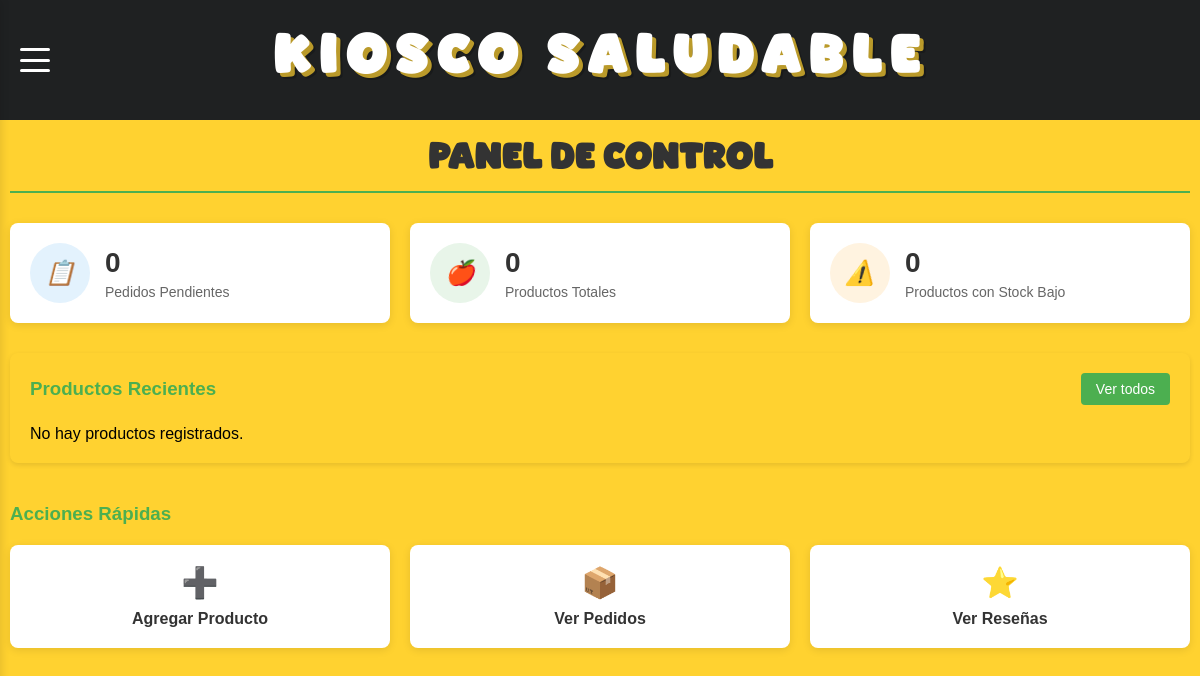
/kiosquero/dashboard.php (signed in), run on an earlier commit of the app's database.
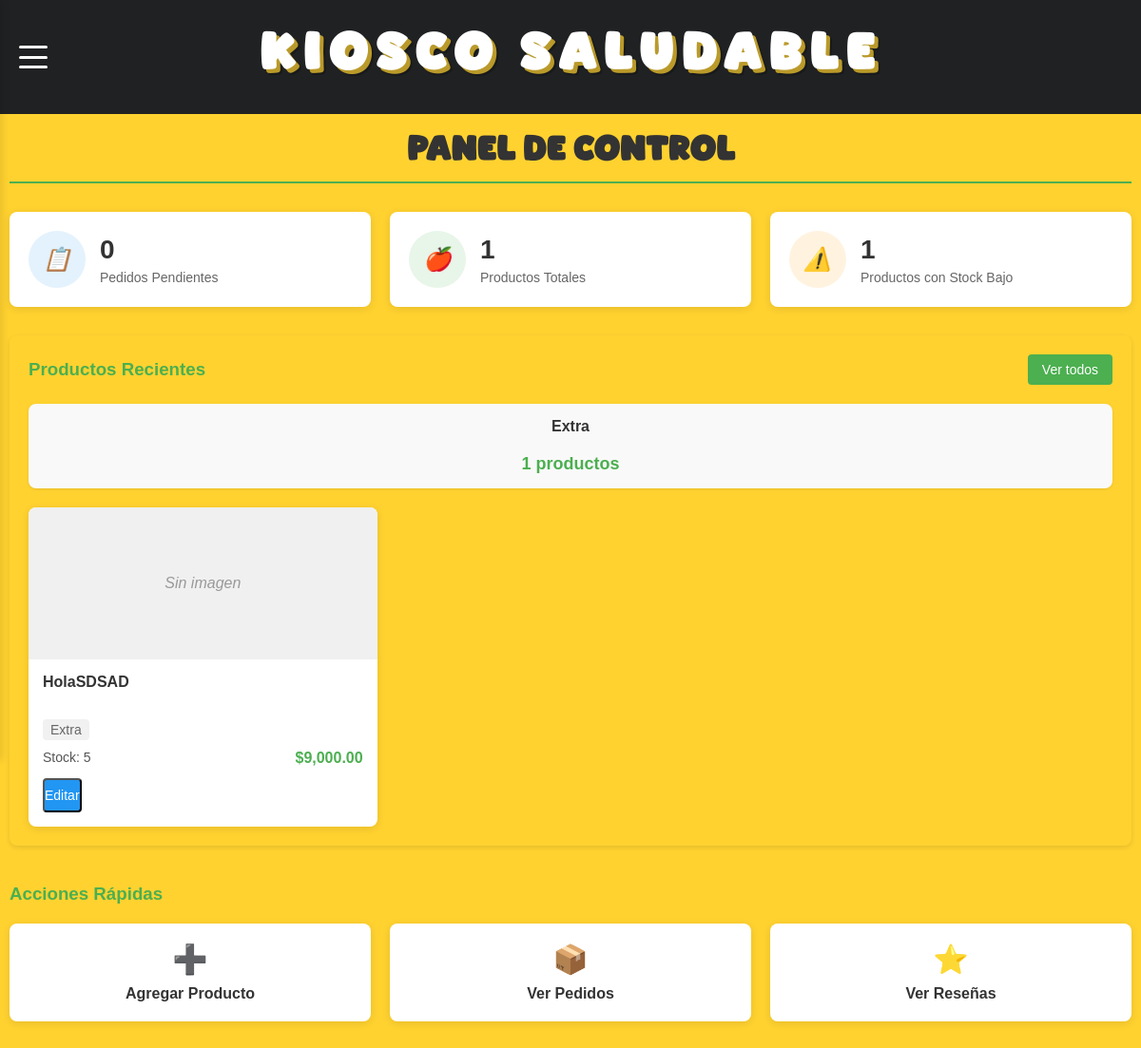
And on a later commit of the database.
### tables this page shows
CREATE TABLE `productos` (
  `id` int(11) NOT NULL,
  `nombre` varchar(80) NOT NULL,
  `descripcion` varchar(300) NOT NULL,
  `stock` int(11) NOT NULL,
  `fecha_agregado` timestamp NOT NULL DEFAULT current_timestamp() ON UPDATE current_timestamp(),
  `tipo_producto` enum('ensalada','carne','bebida','extra') NOT NULL,
  `precio` float NOT NULL,
  `url` varchar(90) NOT NULL
);

### kiosquero/dashboard.php (the view, shortened to what the changed rows need)
<?php
require_once 'database.php';
$query_productos = "SELECT id, nombre, tipo_producto, stock, precio FROM productos ORDER BY nombre ASC LIMIT 6";
$productos_recientes = $conn->query($query_productos);
$query_tipos = "SELECT tipo_producto, COUNT(*) as cantidad FROM productos GROUP BY tipo_producto";
$tipos_productos = $conn->query($query_tipos);
$query_pedidos_pendientes = "SELECT COUNT(*) as cantidad FROM pedidos WHERE estado_pedido = 'vigente'";
$pedidos_pendientes = $conn->query($query_pedidos_pendientes)->fetch_assoc()['cantidad'];
$query_total_productos = "SELECT COUNT(*) as cantidad FROM productos";
$total_productos = $conn->query($query_total_productos)->fetch_assoc()['cantidad'];
$query_productos_stock_bajo = "SELECT COUNT(*) as cantidad FROM productos WHERE stock < 10";
$productos_stock_bajo = $conn->query($query_productos_stock_bajo)->fetch_assoc()['cantidad'];
?>
<!DOCTYPE html>
<html lang="es">
<head>
    <link rel="stylesheet" href="style.css">
    <link rel="stylesheet" href="style_dashboard.css">
</head>
<body>
<?php include 'header.php'; ?>
    <main class="main-content">
        <div class="dashboard-header">
            <h2>Panel de Control</h2>
        </div>
        <div class="stats-overview">
            <div class="stat-card">
                <div class="stat-info">
                    <h3><?php echo $total_productos; ?></h3>
                    <p>Productos Totales</p>
                </div>
            </div>
            <div class="stat-card">
                <div class="stat-info">
                    <h3><?php echo $productos_stock_bajo; ?></h3>
                    <p>Productos con Stock Bajo</p>
                </div>
            </div>
        </div>
        <div class="products-section">
            <div class="products-overview">
                <?php if ($tipos_productos->num_rows > 0): ?>
                    <div class="product-categories">
                        <?php while($tipo = $tipos_productos->fetch_assoc()): ?>
                            <div class="category-card">
                                <h4><?php echo ucfirst($tipo['tipo_producto']); ?></h4>
                                <p class="category-count"><?php echo $tipo['cantidad']; ?> productos</p>
                            </div>
                        <?php endwhile; ?>
                    </div>
                <?php endif; ?>
                <?php if ($productos_recientes->num_rows > 0): ?>
                    <div class="products-grid">
                        <?php while($producto = $productos_recientes->fetch_assoc()): ?>
                            <div class="product-card">
                                <div class="product-image">
                                    <?php
                                    if (!empty($producto['url'])):
                                    ?>
                                        <img src="../<?php echo htmlspecialchars($producto['url']); ?>" alt="<?php echo htmlspecialchars($producto['nombre']); ?>">
                                    <?php else: ?>
                                        <div class="no-image"></div>
                                    <?php endif; ?>
                                </div>
                                <div class="product-info">
                                    <h4><?php echo htmlspecialchars($producto['nombre']); ?></h4>
                                    <p class="product-type"><?php echo ucfirst($producto['tipo_producto']); ?></p>
                                    <div class="product-details">
                                        <span class="product-stock">Stock: <?php echo $producto['stock']; ?></span>
                                        <span class="product-price">$<?php echo number_format($producto['precio'], 2); ?></span>
                                    </div>
                                    <button class="btn-edit-product" onclick="abrirModalEditar(<?php echo $producto['id']; ?>, '<?php echo htmlspecialchars(addslashes($producto['nombre'])); ?>', '<?php echo htmlspecialchars(addslashes($producto['descripcion'] ?? '')); ?>', <?php echo $producto['stock']; ?>, '<?php echo $producto['tipo_producto']; ?>', <?php echo $producto['precio']; ?>, '<?php echo htmlspecialchars(addslashes($producto['url'] ?? '')); ?>')">Editar</button>
                                </div>
                            </div>
                        <?php endwhile; ?>
                    </div>
                <?php else: ?>
                    <p>No hay productos registrados.</p>
                <?php endif; ?>
            </div>
        </div>
    </main>
</body>
</html>

What changed in the data, as far as the page shows it:
added productos: nombre "HolaSDSAD", tipo_producto "Extra", stock "5", precio "9,000.00"
Also different on the page:
$total_productos: "0" → "1"
$productos_stock_bajo: "0" → "1"
new list line: "Extra 1 productos"
text no longer shown: "No hay productos registrados."
